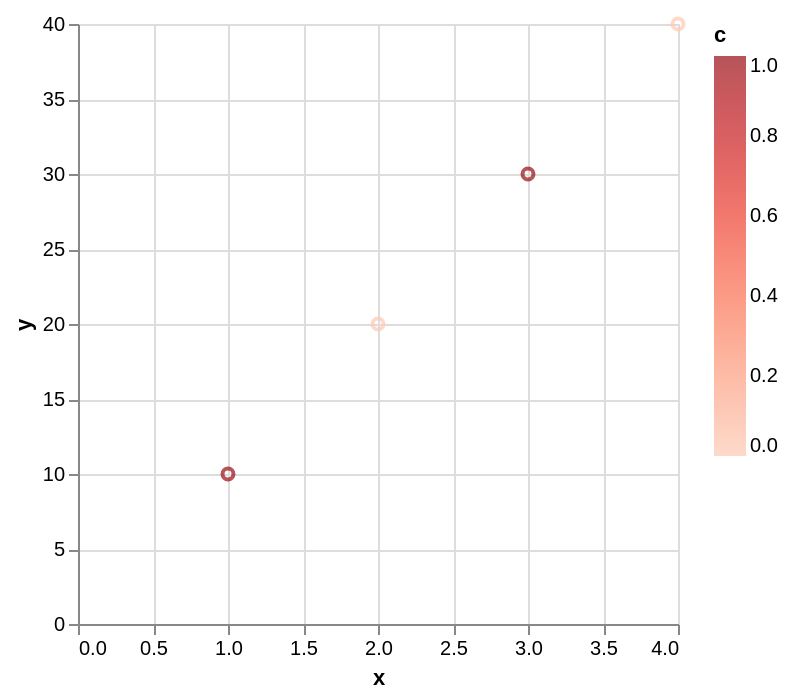

The cell this chart's notebook holds for it:
### Code cell
plot

### Figure 1 — Vega-Lite specification as saved in the notebook (floating-point values rounded to 4 significant figures)
{"config": {"view": {"continuousWidth": 300, "continuousHeight": 300}}, "data": {"name": "data-082e11500f8cc42cf2a28143b68f32b8"}, "mark": {"type": "point"}, "encoding": {"color": {"field": "c", "scale": {"scheme": "reds"}, "type": "quantitative"}, "x": {"field": "x", "type": "quantitative"}, "y": {"field": "y", "type": "quantitative"}}, "$schema": "https://vega.github.io/schema/vega-lite/v5.20.1.json", "datasets": {"data-082e11500f8cc42cf2a28143b68f32b8": [{"x": 1, "y": 10, "c": 1}, {"x": 2, "y": 20, "c": 0}, {"x": 3, "y": 30, "c": 1}, {"x": 4, "y": 40, "c": 0}]}}
